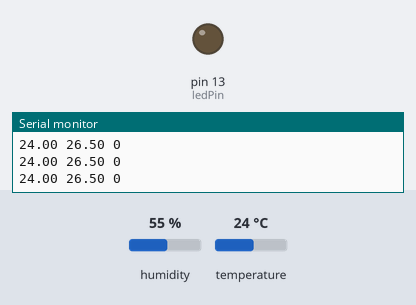
The sketch below on a simulated Arduino Uno, built with avr-gcc and run on an emulated ATmega328P. Parts: output pins drawn as LEDs (lit = HIGH), the last lines printed to the serial monitor. The test bench sets the inputs (shaded band); at power-on: temperature 24 °C, humidity 55 %.

Above: at 2.8 s.
2.9 s: temperature set to 25.7 °C
5.6 s: temperature set to 27.3 °C
At 6.8 s:
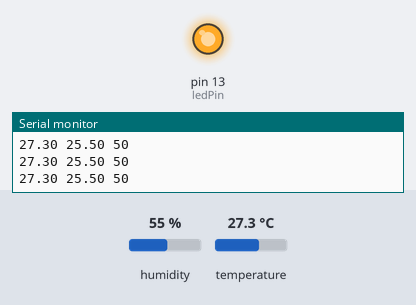
Timing chart, 0 to 8.6 s (numbered marks = the images above; inputs shaded):
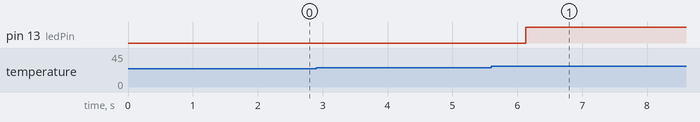

Measured:
- the behaviour switches between 26.5 and 26.6 °C on temperature (found by bisection; images 0 and 1)
- after the input at 5.6 s, pin 13 (ledPin): LOW → HIGH after 0.53 s

The sketch:

Ejercicio08-Detectar_Alarma_Histeresis_DHT22.ino
```cpp
#include <DHT.h>
#define DHTPIN 2
#define DHTTYPE DHT22

DHT dht(DHTPIN, DHTTYPE);

const int ledPin = 13;      // pin that the LED is attached to
const float threshold_base = 26;  // an arbitrary threshold level that's in the range of the analog input
float threshold = 26;
boolean alarma;        //1 = ALARMA, 0 = NO ALARMA
const float histeresis = 0.5;  //Valor de la histeresis

void setup() {
  // initialize the LED pin as an output:
  pinMode(ledPin, OUTPUT);
  dht.begin();
  // initialize serial communications:
  Serial.begin(9600);
  float analogValue = dht.readTemperature();  //Inicializo el valor de la alarma
  if (analogValue > threshold) {
    alarma = 1;
    threshold = threshold_base - histeresis;
  }
  else {
    alarma = 0;
    threshold = threshold_base + histeresis;
  }
}

void loop() {
  // read the value of the potentiometer:
  float analogValue = dht.readTemperature();  //En cada loop compruebo el valor de la entrada analógica

  // if the analog value is high enough, turn on the LED:
  if (analogValue > threshold) {
    if (alarma == 0) {
      digitalWrite(ledPin, HIGH);
      Serial.println("ALARMA!!!!!!!!!!!!!!");
      alarma = 1;
      threshold = threshold_base - histeresis;
    }
  } else {
    if (alarma == 1) {
      digitalWrite(ledPin, LOW);
      Serial.println("ALARMA RECUPERADA");
      alarma = 0;
      threshold = threshold_base + histeresis;
    }
  }

  // print values
  Serial.print(analogValue);
  Serial.print(" ");
  Serial.print(threshold);
  Serial.print(" ");
  Serial.println(alarma * 50);
  delay(50);
}
```
